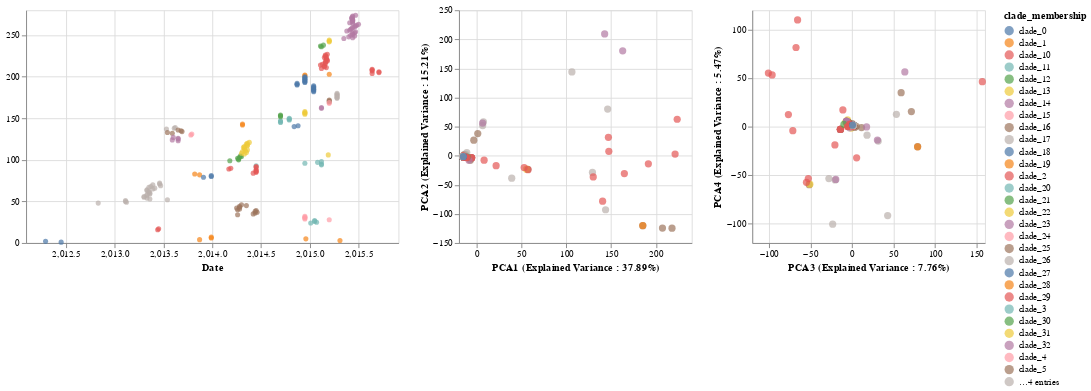

The code cell stored with this chart in its notebook:
### Code cell
list_of_chart = linking_tree_with_plots_brush(merged_pca_df,['pca1','pca2','pca3','pca4', 'pca5', 'pca6'],
                                         ['PCA1 (Explained Variance : {}%'.format(round(explained_variance_PCA[0]*100,2)) + ")",
                                          'PCA2 (Explained Variance : {}%'.format(round(explained_variance_PCA[1]*100,2)) + ")",
                                          'PCA3 (Explained Variance : {}%'.format(round(explained_variance_PCA[2]*100,2)) + ")",
                                          'PCA4 (Explained Variance : {}%'.format(round(explained_variance_PCA[3]*100,2)) + ")",
                                          'PCA5 (Explained Variance : {}%'.format(round(explained_variance_PCA[4]*100,2)) + ")",
                                          'PCA6 (Explained Variance : {}%'.format(round(explained_variance_PCA[5]*100,2)) + ")"],
                                         "clade_membership:N",['strain', "host"])
chart_pca = list_of_chart[0]|list_of_chart[1]|list_of_chart[2]

chart_pca

### Figure 1 — Vega-Lite specification as saved in the notebook (floating-point values rounded to 4 significant figures; data arrays with more than 128 entries replaced by an {"elided": "..."} marker saying what was removed)
{"config": {"view": {"continuousWidth": 400, "continuousHeight": 300}}, "hconcat": [{"mark": "circle", "encoding": {"color": {"condition": {"type": "nominal", "field": "clade_membership", "selection": "selector021"}, "value": "gray"}, "tooltip": [{"type": "nominal", "field": "strain"}, {"type": "nominal", "field": "host"}], "x": {"type": "quantitative", "field": "date", "scale": {"domain": [2012.0, 2016.0]}, "title": "Date"}, "y": {"type": "quantitative", "field": "y", "title": ""}}, "height": 250, "selection": {"selector021": {"type": "interval", "resolve": "global"}}, "width": 400}, {"mark": {"type": "circle", "size": 60}, "encoding": {"color": {"condition": {"type": "nominal", "field": "clade_membership", "selection": "selector021"}, "value": "gray"}, "tooltip": [{"type": "nominal", "field": "strain"}, {"type": "nominal", "field": "host"}], "x": {"type": "quantitative", "field": "pca1", "title": "PCA1 (Explained Variance : 37.89%)"}, "y": {"type": "quantitative", "field": "pca2", "title": "PCA2 (Explained Variance : 15.21%)"}}, "height": 250, "selection": {"selector021": {"type": "interval", "resolve": "global"}}, "width": 250}, {"mark": {"type": "circle", "size": 60}, "encoding": {"color": {"condition": {"type": "nominal", "field": "clade_membership", "selection": "selector021"}, "value": "gray"}, "tooltip": [{"type": "nominal", "field": "strain"}, {"type": "nominal", "field": "host"}], "x": {"type": "quantitative", "field": "pca3", "title": "PCA3 (Explained Variance : 7.76%)"}, "y": {"type": "quantitative", "field": "pca4", "title": "PCA4 (Explained Variance : 5.47%)"}}, "height": 250, "selection": {"selector021": {"type": "interval", "resolve": "global"}}, "width": 250}], "data": {"name": "data-ba90f874444ad28eb0fab66d4c296bcd"}, "$schema": "https://vega.github.io/schema/vega-lite/v4.8.1.json", "datasets": {"data-ba90f874444ad28eb0fab66d4c296bcd": {"elided": "226 records"}}}
